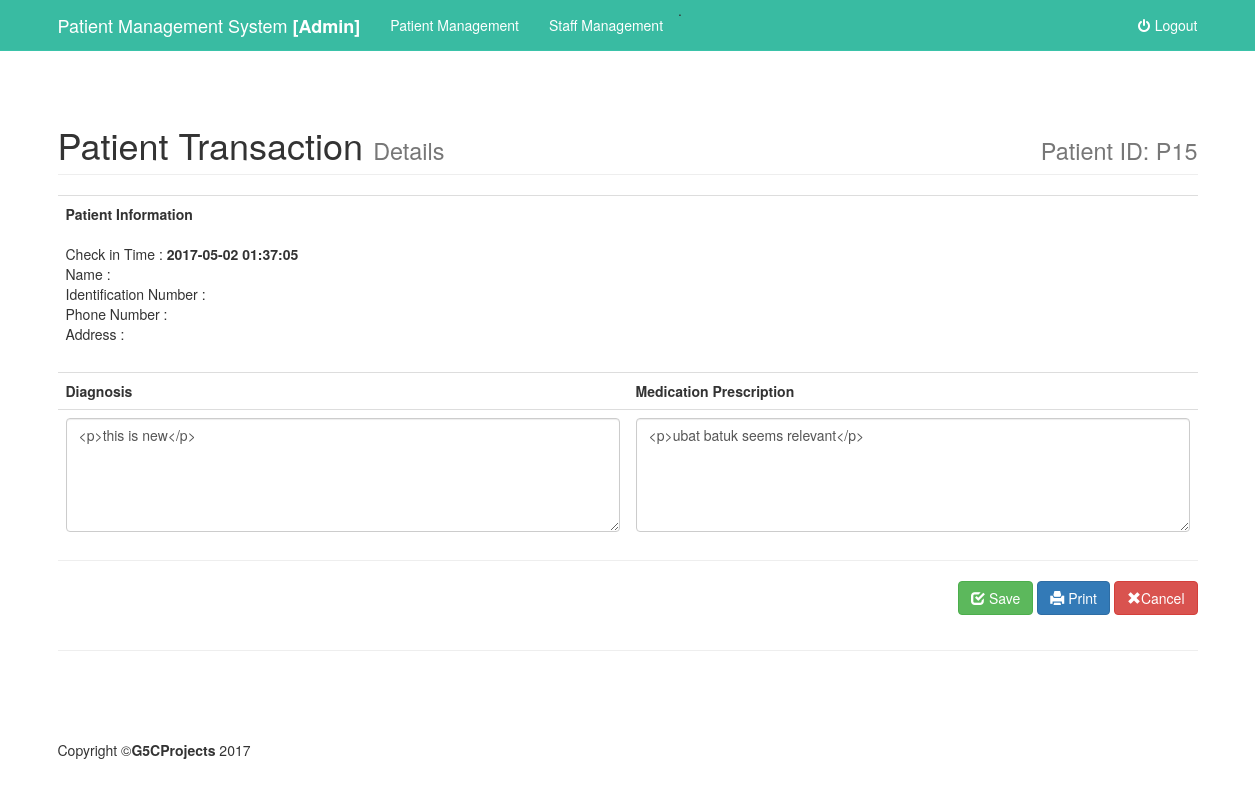
Page /admin/view.php?id=15 on the earlier database version.
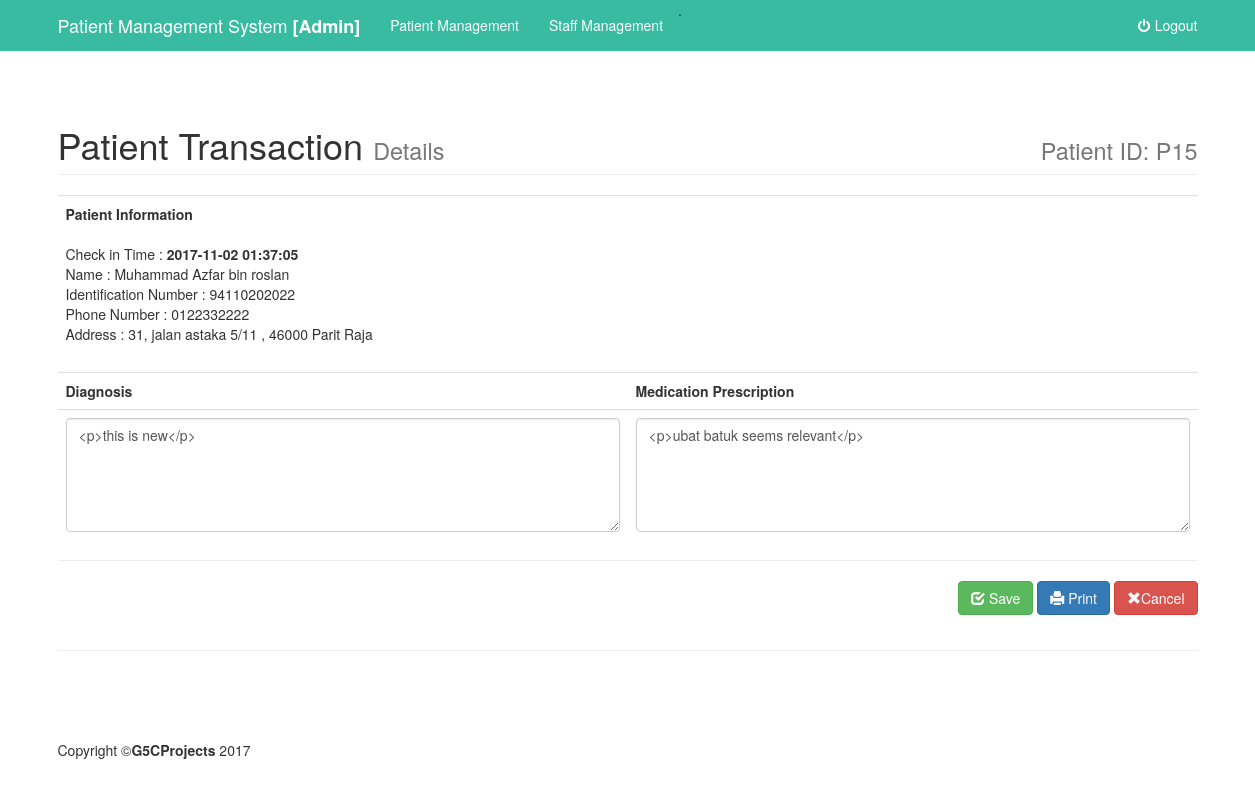
Same page on the later database version.
### tables this page shows
CREATE TABLE `diagnosis` (
  `diagnosisID` int(50) NOT NULL,
  `patientID` int(50) NOT NULL,
  `staffID` int(50) NOT NULL,
  `content` text NOT NULL,
  `medication` text NOT NULL,
  `checkin` timestamp NOT NULL DEFAULT CURRENT_TIMESTAMP ON UPDATE CURRENT_TIMESTAMP,
  `statusID` int(10) NOT NULL
);

CREATE TABLE `patient` (
  `patientID` int(50) NOT NULL,
  `patientName` varchar(50) NOT NULL,
  `patientIc` varchar(15) NOT NULL,
  `patientAddress` varchar(50) NOT NULL,
  `patientPhoneNumber` varchar(13) NOT NULL
);

### admin/view.php (the view, shortened to what this page needs)
 <?php
include '../include/db.php';
$transid = $_GET["id"];
if (!isset($_GET["id"])) {
  echo '<meta http-equiv="refresh" content="0;url=../admin/patient.php">';
}else  {
   $query3="SELECT distinct d.diagnosisID as did,d.content as content,d.medication as med, d.checkin as checkin,p.patientName as name ,p.patientPhoneNumber as notel, p.patientIc as ic,p.patientAddress as address FROM diagnosis d join patient p on d.patientID = p.patientID WHERE d.diagnosisID = '$transid'";
	$result3 =mysqli_query($connect,$query3);
	$count = mysqli_num_rows($result3); }?>
   <?php include "include/header.php"; ?>
    <div class="container">
        <div class="row">
                    <div class="col-lg-12">
                        <h1 class="page-header">
                            Patient Transaction <small>Details</small>
                            <div class="pull-right"><small>Patient ID: P<?php echo $transid;?></small></div>
                        </h1>
                    </div>
                </div>
        <div class="row">
            <div class="col-lg-12">
                    <form method = "POST" action ="updateq.php">
                    <table class = "table">
                        <tr>
                            <?php while($row2 = mysqli_fetch_assoc($result3)){
                            ?>
                            <td class = "col-md-6" colspan="2">
                            <Strong>Patient Information</Strong></br></br>
                                Check in Time :   <Strong><?php echo $row2['checkin']; ?></Strong></br>
                                Name : <?php echo $row2['name']; ?></br>
                                Identification Number : <?php echo $row2['ic']; ?></br>
                                Phone Number : <?php echo $row2['notel']; ?></br>
                                Address : <?php echo $row2['address']; ?></br>
                                </td>
                        </tr>
                        <tr>
                            <th >Diagnosis</th>
                            <th >Medication Prescription</th>
                        </tr>
                        <tr>
                            <td><textarea class="form-control ckeditor" cols = "77" name= "content" rows="5"><?php echo $row2['content']; ?></textarea></td>
                            <td><textarea class="form-control ckeditor"  cols = "77" name ="med" rows="5"><?php echo $row2['med']; ?></textarea></td>
                        </tr>
            <?php  }  ?>
                    </table>
                <hr>
                <div class="pull-right">
                     <button type ="submit" class ="btn btn-success" ><span class="glyphicon glyphicon-check" aria-hidden="true"></span> Save</button>
                    <a  target="_blank"  class = "btn btn-primary" href="print.php?id=<?php echo $transid;?>"><span class="glyphicon glyphicon-print" aria-hidden="true"></span> Print</a>
                    <a  class = "btn btn-danger" href="#" onclick="window.history.go(-1);" ><span class="glyphicon glyphicon-remove" aria-hidden="true"></span>Cancel</a>
                </div>
                 </form>
                </div>
        </div>
</div>
    <?php include "include/footer.php"; ?>

Differences in the rows shown:
changed diagnosis "<p>this is new</p>": checkin "2017-05-02 01:37:05" → "2017-11-02 01:37:05"; patientID.patientName (not shown) → "Muhammad Azfar bin roslan"; patientID.patientIc (not shown) → "94110202022"; patientID.patientPhoneNumber (not shown) → "0122332222"; patientID.patientAddress (not shown) → "31, jalan astaka 5/11 , 46000 Parit Raja"
